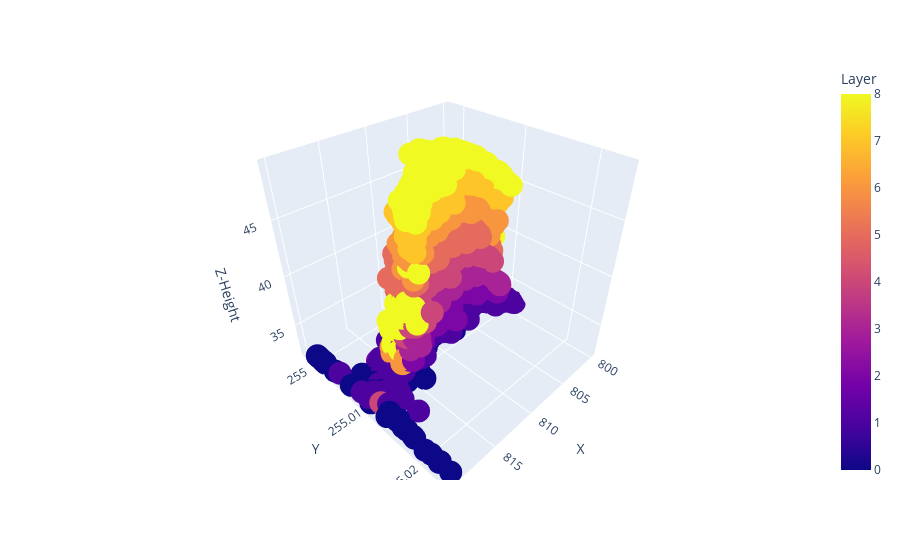

This figure's notebook cell:
### Code cell
filtered = wt.filter_mode_5_crossection_points(df,0.3)

check(filtered)

wt.plot3D_plotly(filtered,5)

### Figure 1 — Plotly figure (JSON) as saved in the notebook; plotly's stock layout.template omitted (floating-point values rounded to 4 significant figures; data arrays with more than 128 entries replaced by an {"elided": "..."} marker saying what was removed)
{"data": [{"hovertemplate": "X=%{x}<br>Y=%{y}<br>Z-Height=%{z}<br>Layer=%{marker.color}<extra></extra>", "legendgroup": "", "marker": {"color": {"elided": "3633 float values"}, "coloraxis": "coloraxis", "symbol": "circle"}, "mode": "markers", "name": "", "scene": "scene", "showlegend": false, "type": "scatter3d", "x": {"elided": "3633 float values"}, "y": {"elided": "3633 float values"}, "z": {"elided": "3633 float values"}}], "layout": {"coloraxis": {"colorbar": {"title": {"text": "Layer"}}, "colorscale": [[0, "#0d0887"], [0.1111, "#46039f"], [0.2222, "#7201a8"], [0.3333, "#9c179e"], [0.4444, "#bd3786"], [0.5556, "#d8576b"], [0.6667, "#ed7953"], [0.7778, "#fb9f3a"], [0.8889, "#fdca26"], [1, "#f0f921"]]}, "legend": {"tracegroupgap": 0}, "margin": {"t": 60}, "scene": {"domain": {"x": [0, 1], "y": [0, 1]}, "xaxis": {"title": {"text": "X"}}, "yaxis": {"title": {"text": "Y"}}, "zaxis": {"title": {"text": "Z-Height"}}}}}
